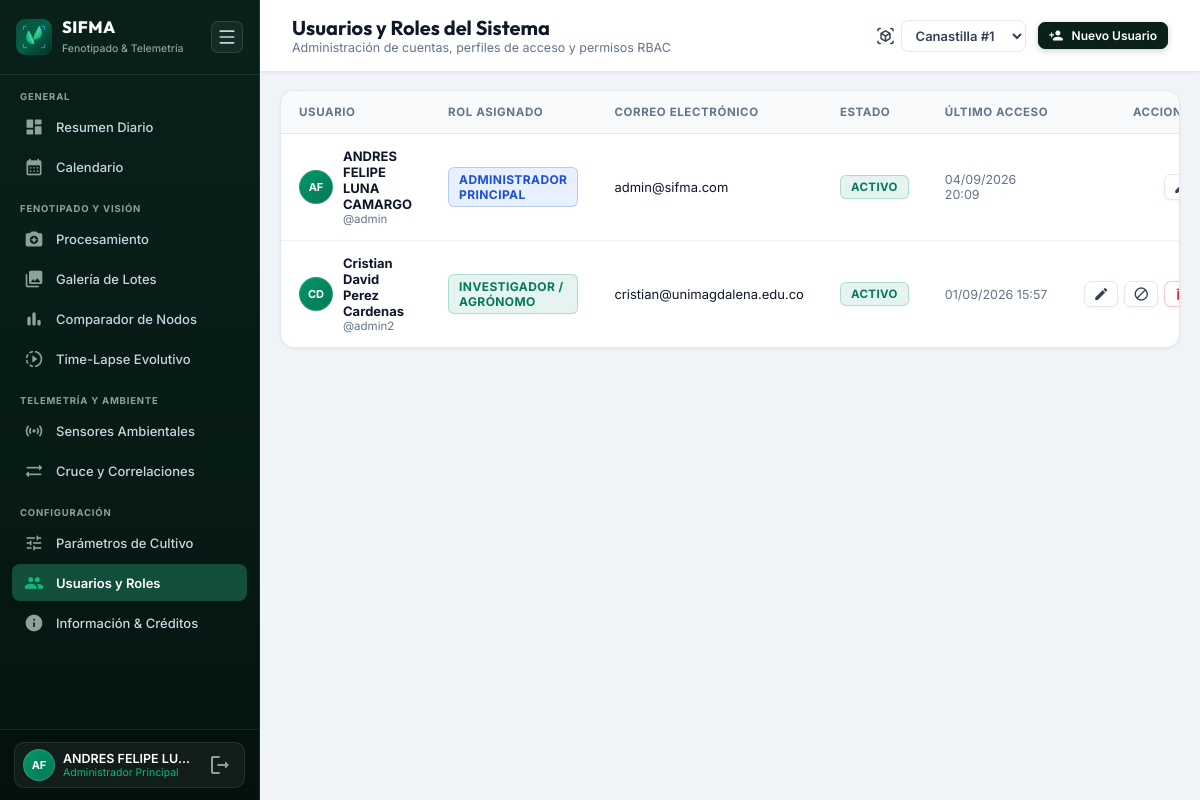
The page /users (signed in) on the database as committed earlier.
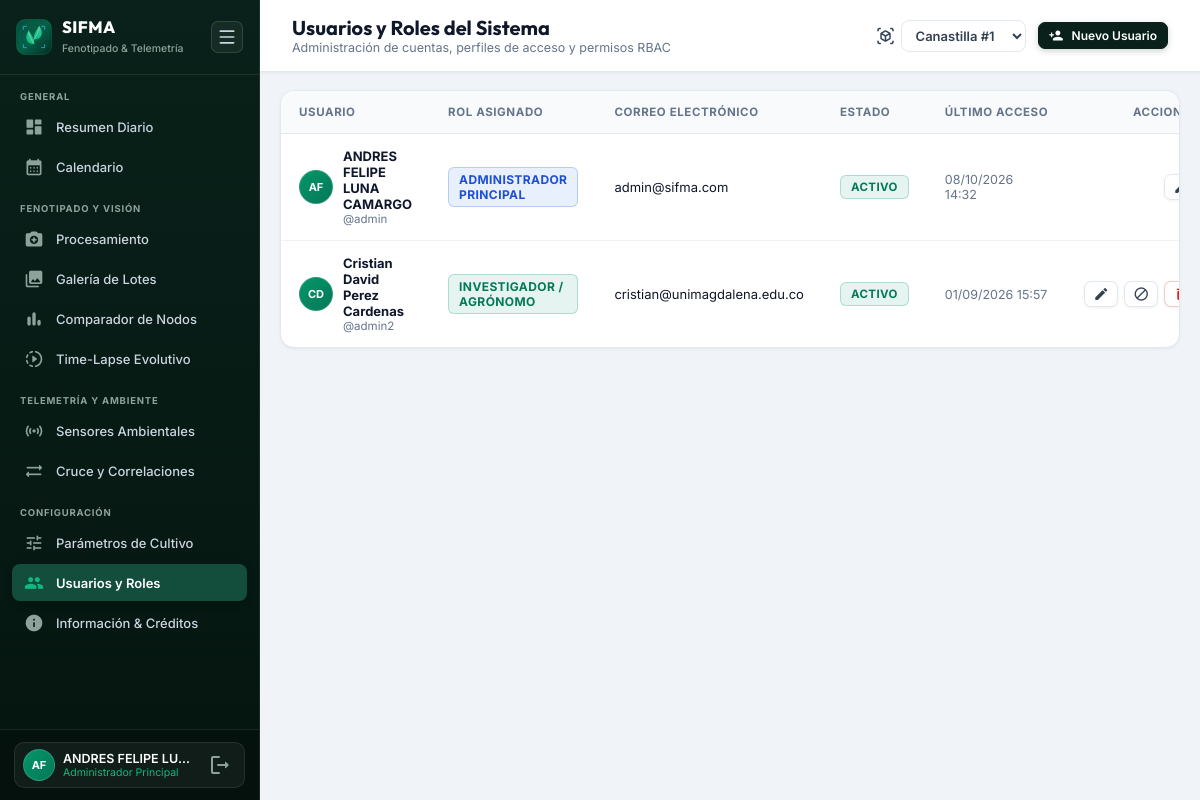
The same page on the database as committed later.
### domain/models/user.py (models this page shows, shortened)
class User(db.Model):
    __tablename__ = 'users'
    id = Column(Integer, primary_key=True)
    username = Column(String(60), unique=True, nullable=False, index=True)
    full_name = Column(String(120), nullable=False)
    email = Column(String(120), unique=True, nullable=True)
    password_hash = Column(String(256), nullable=False)
    role = Column(String(30), default='investigador', nullable=False) # 'admin', 'investigador', 'operador'
    is_active = Column(Boolean, default=True, nullable=False)
    created_at = Column(DateTime, default=datetime.now)
    last_login = Column(DateTime, nullable=True)
    @property
    def role_display(self) -> str:
        roles_map = {
            "admin": "Administrador Principal",
            "investigador": "Investigador / Agrónomo",
            "operador": "Técnico de Campo"
        }
        return roles_map.get(self.role, "Usuario")
    @property
    def avatar_initials(self) -> str:
        if not self.full_name:
            return self.username[:2].upper()
        parts = self.full_name.strip().split()
        if len(parts) >= 2:
            return f"{parts[0][0]}{parts[1][0]}".upper()
        return parts[0][:2].upper()

### presentation/web/dashboard_routes.py (the view)
@dashboard_bp.route('/users')
@role_required('admin')
def users_management():
    config = system_service.get_config()
    active_plant_id = get_active_plant_id()
    users = user_service.get_all_users()
    return render_template('users.html',
                           config=config,
                           users=users,
                           active_plant_id=active_plant_id)

### templates/users.html (shortened to what this page needs)
{% extends 'base.html' %}
{% block heading %}Usuarios y Roles del Sistema{% endblock %}
{% block subheading %}Administración de cuentas, perfiles de acceso y permisos RBAC{% endblock %}
{% block header_actions %}
<button class="btn btn-primary btn-sm" onclick="openCreateUserModal()">
    <span class="material-icons-round">person_add</span>
    <span>Nuevo Usuario</span>
</button>
{% endblock %}
{% block content %}
<div class="users-table-container">
    <table class="users-table">
        <thead>
            <tr>
                <th>Usuario</th>
                <th>Rol Asignado</th>
                <th>Correo Electrónico</th>
                <th>Estado</th>
                <th>Último Acceso</th>
                <th style="text-align: right;">Acciones</th>
            </tr>
        </thead>
        <tbody id="users-table-body">
            {% for u in users %}
            <tr id="user-row-{{ u.id }}">
                <td>
                    <div style="display: flex; align-items: center; gap: 10px;">
                        <div class="user-avatar-circle" style="width: 34px; height: 34px; font-size: 11px;">
                            {{ u.avatar_initials }}
                        </div>
                        <div>
                            <div style="font-weight: 700; color: var(--text-heading);">{{ u.full_name }}</div>
                            <div style="font-size: 11.5px; color: var(--text-muted);">@{{ u.username }}</div>
                        </div>
                    </div>
                </td>
                <td>
                    <span class="badge {% if u.role == 'admin' %}badge-primary{% elif u.role == 'investigador' %}badge-success{% else %}badge-warning{% endif %}" style="font-size: 12px;">
                        {{ u.role_display }}
                    </span>
                </td>
                <td style="font-size: 13px; color: var(--text-heading);">{{ u.email or 'Sin registrar' }}</td>
                <td>
                    <span class="badge {% if u.is_active %}badge-success{% else %}badge-danger{% endif %}">
                        {% if u.is_active %}Activo{% else %}Inactivo{% endif %}
                    </span>
                </td>
                <td style="font-size: 12.5px; color: var(--text-muted);">
                    {{ u.last_login.strftime('%d/%m/%Y %H:%M') if u.last_login else 'Sin ingresos' }}
                </td>
                <td style="text-align: right;">
                    <div style="display: inline-flex; align-items: center; gap: 6px;">
                        <button class="btn btn-outline btn-sm" style="padding: 4px 8px; font-size: 12px;" onclick="openEditUserModal({{ u.id }}, '{{ u.full_name }}', '{{ u.email or '' }}', '{{ u.role }}')" title="Editar Rol y Datos">
                            <span class="material-icons-round" style="font-size: 16px;">edit</span>
                        </button>
                        {% if u.username != 'admin' %}
                        <button class="btn btn-outline btn-sm" style="padding: 4px 8px; font-size: 12px; color: {% if u.is_active %}#d97706{% else %}#059669{% endif %};" onclick="toggleUserStatus({{ u.id }})" title="{% if u.is_active %}Desactivar{% else %}Activar{% endif %} Cuenta">
                            <span class="material-icons-round" style="font-size: 16px;">{% if u.is_active %}block{% else %}check_circle{% endif %}</span>
                        </button>
                        <button class="btn btn-danger btn-sm" style="padding: 4px 8px; font-size: 12px;" onclick="deleteUser({{ u.id }}, '{{ u.username }}')" title="Eliminar Usuario">
                            <span class="material-icons-round" style="font-size: 16px;">delete</span>
                        </button>
                        {% endif %}
                    </div>
                </td>
            </tr>
            {% endfor %}
        </tbody>
    </table>
</div>
{% endblock %}

### templates/base.html (shortened to what this page needs)
<!DOCTYPE html>
<html lang="es">
<head>
    <link rel="stylesheet" href="{{ url_for('static', filename='css/index.css') }}">
</head>
<body>
    <div class="app-container">
        <aside class="sidebar" id="sidebar">
            <div class="sidebar-header">
                <div class="sidebar-brand-group">
                    <div class="sidebar-logo-icon" style="background: transparent; box-shadow: none; padding: 0;">
                        <img src="{{ url_for('static', filename='img/sifma_logo.svg') }}" alt="SIFMA Logo" style="width: 38px; height: 38px; border-radius: 9px;">
                    </div>
                    <div class="sidebar-brand-text">
                        <h2>SIFMA</h2>
                        <span>Fenotipado & Telemetría</span>
                    </div>
                </div>
                <button class="sidebar-toggle-btn" id="sidebar-toggle" onclick="toggleSidebar()" title="Colapsar / Expandir Barra Lateral">
                    <svg xmlns="http://www.w3.org/2000/svg" width="20" height="20" viewBox="0 0 24 24" fill="none" stroke="currentColor" stroke-width="2" stroke-linecap="round" stroke-linejoin="round" class="lucide lucide-menu-icon lucide-menu"><path d="M4 5h16"/><path d="M4 12h16"/><path d="M4 19h16"/></svg>
                </button>
            </div>
            <div class="sidebar-scrollable">
                <div>
                    <div class="nav-section-title">General</div>
                    <div class="nav-group">
                        <a href="{{ url_for('dashboard.index') }}" class="nav-link {% if request.path == '/' %}active{% endif %}" id="nav-dashboard" title="Resumen Diario">
                            <span class="material-icons-round">dashboard</span>
                            <span class="nav-link-text">Resumen Diario</span>
                        </a>
                        <a href="{{ url_for('dashboard.calendar_view') }}" class="nav-link {% if '/calendar' in request.path %}active{% endif %}" id="nav-calendar" title="Calendario de Muestreos y Telemetría">
                            <span class="material-icons-round">calendar_month</span>
                            <span class="nav-link-text">Calendario</span>
                        </a>
                    </div>
                </div>
                <div>
                    <div class="nav-section-title">Fenotipado y Visión</div>
                    <div class="nav-group">
                        <a href="{{ url_for('dashboard.processing_panel') }}" class="nav-link {% if '/processing' in request.path %}active{% endif %}" id="nav-processing" title="Procesamiento">
                            <span class="material-icons-round">camera_enhance</span>
                            <span class="nav-link-text">Procesamiento</span>
                        </a>
                        <a href="{{ url_for('dashboard.gallery') }}" class="nav-link {% if '/gallery' in request.path %}active{% endif %}" id="nav-gallery" title="Galería de Lotes">
                            <span class="material-icons-round">photo_library</span>
                            <span class="nav-link-text">Galería de Lotes</span>
                        </a>
                        <a href="{{ url_for('dashboard.inter_plant_benchmark') }}" class="nav-link {% if '/benchmark' in request.path %}active{% endif %}" id="nav-benchmark" title="Comparador Inter-Canastillas">
                            <span class="material-icons-round">bar_chart</span>
                            <span class="nav-link-text">Comparador de Nodos</span>
                        </a>
                        <a href="{{ url_for('dashboard.timelapse_viewer') }}" class="nav-link {% if '/timelapse' in request.path %}active{% endif %}" id="nav-timelapse" title="Time-Lapse Evolutivo">
                            <span class="material-icons-round">slow_motion_video</span>
                            <span class="nav-link-text">Time-Lapse Evolutivo</span>
                        </a>
                    </div>
                </div>
                <div>
                    <div class="nav-section-title">Telemetría y Ambiente</div>
                    <div class="nav-group">
                        <a href="{{ url_for('dashboard.detailed_sensors') }}" class="nav-link {% if '/sensors' in request.path %}active{% endif %}" id="nav-sensors" title="Sensores Ambientales">
                            <span class="material-icons-round">sensors</span>
                            <span class="nav-link-text">Sensores Ambientales</span>
                        </a>
                        <a href="{{ url_for('dashboard.cross_analysis') }}" class="nav-link {% if '/cross_analysis' in request.path %}active{% endif %}" id="nav-cross-analysis" title="Cruce y Correlaciones">
                            <span class="material-icons-round">sync_alt</span>
                            <span class="nav-link-text">Cruce y Correlaciones</span>
                        </a>
                    </div>
                </div>
                <div>
                    <div class="nav-section-title">Configuración</div>
                    <div class="nav-group">
                        <a href="{{ url_for('dashboard.configuration_panel') }}" class="nav-link {% if '/config' in request.path %}active{% endif %}" id="nav-config" title="Parámetros de Cultivo">
                            <span class="material-icons-round">tune</span>
                            <span class="nav-link-text">Parámetros de Cultivo</span>
                        </a>
                        {% if current_user.role == 'admin' %}
                        <a href="{{ url_for('dashboard.users_management') }}" class="nav-link {% if '/users' in request.path %}active{% endif %}" id="nav-users" title="Usuarios y Roles">
                            <span class="material-icons-round">group</span>
                            <span class="nav-link-text">Usuarios y Roles</span>
                        </a>
                        {% endif %}
                        <a href="{{ url_for('dashboard.system_info') }}" class="nav-link {% if '/about' in request.path or '/system_info' in request.path %}active{% endif %}" id="nav-about" title="Información & Créditos">
                            <span class="material-icons-round">info</span>
                            <span class="nav-link-text">Información & Créditos</span>
                        </a>
                    </div>
                </div>
            </div>
            <div class="sidebar-footer">
                <div class="user-profile-widget">
                    <div class="user-avatar-circle" title="{{ current_user.role_display }}">
                        {{ current_user.avatar }}
                    </div>
                    <div class="user-info-text">
                        <div class="user-name" title="{{ current_user.name }}">{{ current_user.name }}</div>
                        <div class="user-role">{{ current_user.role_display }}</div>
                    </div>
                    <a href="{{ url_for('dashboard.logout') }}" class="user-logout-btn" title="Cerrar Sesión">
                        <span class="material-icons-round">logout</span>
                    </a>
                </div>
            </div>
        </aside>
        <main class="main-content" id="main-content">
            <header class="top-header">
                <div class="header-left-col">
                    <div class="header-title-block">
                        <h1 id="page-heading">{% block heading %}Dashboard Analítico{% endblock %}</h1>
                        <p id="page-subheading">{% block subheading %}Resumen general de la jornada y fenotipado{% endblock %}</p>
                    </div>
                </div>
                <div class="header-controls-row">
                    {% block header_controls %}
                    <div style="display: flex; align-items: center; gap: 6px;">
                        <span class="material-icons-round text-muted" style="font-size: 18px;">view_in_ar</span>
                        <select id="header-plant-selector" class="form-input-control" style="padding: 6px 10px; font-weight: 600; font-size: 13px; cursor: pointer; width: auto;" onchange="switchActivePlant(this.value)">
                            <option value="1" {% if active_plant_id == 1 %}selected{% endif %}>Canastilla #1</option>
                        </select>
                    </div>
                    {% endblock %}
                    {% block header_actions %}{% endblock %}
                </div>
            </header>
            <div class="content-viewport">
                {% block content %}{% endblock %}
            </div>
        </main>
    </div>
</body>
</html>

Rows that differ between the two databases and show on the page:
changed User "ANDRES FELIPE LUNA CAMARGO": last_login "04/09/2026 20:09" → "08/10/2026 14:32"
